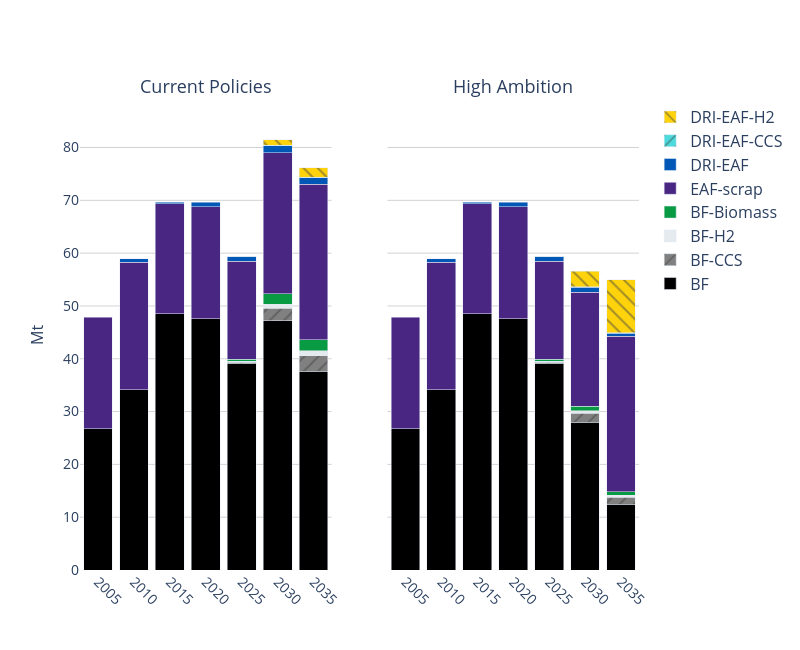

The cell this chart's notebook holds for it:
### Code cell
conn = connect_db()

# ------------------------------
# A) Iron & steel production by technology
# ------------------------------
q_idx = 119
df, _ = run_query(conn, q_idx)
df["tech"] = cat_tech(df["technology"])
df = df.dropna(subset=["tech"])
dfA = (
    df[(df['Units']=='Mt')][["scenario", "Year", "tech", "value"]]
    .rename(columns={"tech": "category"})
    .copy()
)
two_panel_stack(
    dfA.rename(columns={"category": "tech"}), category="tech",
    years=YEARS_2005_2050, out_png="./fig/ironsteel_production.png",
    y_max=89, colors=TECH_COLORS, patterns=TECH_PATTERNS, y_title="Mt"
)

### Figure 1 — Plotly figure (JSON) as saved in the notebook; plotly's stock layout.template omitted (floating-point values rounded to 4 significant figures)
{"data": [{"marker": {"color": "#000000"}, "name": "BF", "showlegend": true, "type": "bar", "x": [2005, 2010, 2015, 2020, 2025, 2030, 2035], "xaxis": "x", "y": [26.77, 34.11, 48.48, 47.57, 39.02, 47.17, 37.66], "yaxis": "y"}, {"marker": {"color": "grey", "pattern": {"shape": "/"}}, "name": "BF-CCS", "showlegend": true, "type": "bar", "x": [2025, 2030, 2035], "xaxis": "x", "y": [0.345, 2.368, 2.917], "yaxis": "y"}, {"marker": {"color": "#E4EAED"}, "name": "BF-H2", "showlegend": true, "type": "bar", "x": [2025, 2030, 2035], "xaxis": "x", "y": [0.1273, 0.8151, 0.9336], "yaxis": "y"}, {"marker": {"color": "#099B43"}, "name": "BF-Biomass", "showlegend": true, "type": "bar", "x": [2025, 2030, 2035], "xaxis": "x", "y": [0.4503, 1.961, 2.122], "yaxis": "y"}, {"marker": {"color": "#492681"}, "name": "EAF-scrap", "showlegend": true, "type": "bar", "x": [2005, 2010, 2015, 2020, 2025, 2030, 2035], "xaxis": "x", "y": [21.05, 24.13, 20.86, 21.25, 18.57, 26.7, 29.42], "yaxis": "y"}, {"marker": {"color": "#0057B5"}, "name": "DRI-EAF", "showlegend": true, "type": "bar", "x": [2010, 2015, 2020, 2025, 2030, 2035], "xaxis": "x", "y": [0.6742, 0.3279, 0.7942, 0.8279, 1.318, 1.203], "yaxis": "y"}, {"marker": {"color": "#4DDADC", "pattern": {"shape": "/"}}, "name": "DRI-EAF-CCS", "showlegend": true, "type": "bar", "x": [2025, 2030, 2035], "xaxis": "x", "y": [0.02961, 0.1282, 0.1451], "yaxis": "y"}, {"marker": {"color": "#FED30B", "pattern": {"shape": "\\"}}, "name": "DRI-EAF-H2", "showlegend": true, "type": "bar", "x": [2025, 2030, 2035], "xaxis": "x", "y": [0.03833, 0.9828, 1.751], "yaxis": "y"}, {"marker": {"color": "#000000"}, "name": "BF", "showlegend": false, "type": "bar", "x": [2005, 2010, 2015, 2020, 2025, 2030, 2035], "xaxis": "x2", "y": [26.77, 34.11, 48.48, 47.57, 39.02, 28.0, 12.47], "yaxis": "y2"}, {"marker": {"color": "grey", "pattern": {"shape": "/"}}, "name": "BF-CCS", "showlegend": false, "type": "bar", "x": [2025, 2030, 2035], "xaxis": "x2", "y": [0.345, 1.669, 1.306], "yaxis": "y2"}, {"marker": {"color": "#E4EAED"}, "name": "BF-H2", "showlegend": false, "type": "bar", "x": [2025, 2030, 2035], "xaxis": "x2", "y": [0.1273, 0.4515, 0.3473], "yaxis": "y2"}, {"marker": {"color": "#099B43"}, "name": "BF-Biomass", "showlegend": false, "type": "bar", "x": [2025, 2030, 2035], "xaxis": "x2", "y": [0.4503, 0.9044, 0.6634], "yaxis": "y2"}, {"marker": {"color": "#492681"}, "name": "EAF-scrap", "showlegend": false, "type": "bar", "x": [2005, 2010, 2015, 2020, 2025, 2030, 2035], "xaxis": "x2", "y": [21.05, 24.13, 20.86, 21.25, 18.57, 21.56, 29.52], "yaxis": "y2"}, {"marker": {"color": "#0057B5"}, "name": "DRI-EAF", "showlegend": false, "type": "bar", "x": [2010, 2015, 2020, 2025, 2030, 2035], "xaxis": "x2", "y": [0.6742, 0.3279, 0.7942, 0.8279, 0.9438, 0.5446], "yaxis": "y2"}, {"marker": {"color": "#4DDADC", "pattern": {"shape": "/"}}, "name": "DRI-EAF-CCS", "showlegend": false, "type": "bar", "x": [2025, 2030, 2035], "xaxis": "x2", "y": [0.02961, 0.1289, 0.1127], "yaxis": "y2"}, {"marker": {"color": "#FED30B", "pattern": {"shape": "\\"}}, "name": "DRI-EAF-H2", "showlegend": false, "type": "bar", "x": [2025, 2030, 2035], "xaxis": "x2", "y": [0.03833, 2.875, 10.04], "yaxis": "y2"}], "layout": {"annotations": [{"font": {"size": 18}, "showarrow": false, "text": "Current Policies", "x": 0.225, "xanchor": "center", "xref": "paper", "y": 1, "yanchor": "bottom", "yref": "paper"}, {"font": {"size": 18}, "showarrow": false, "text": "High Ambition", "x": 0.775, "xanchor": "center", "xref": "paper", "y": 1, "yanchor": "bottom", "yref": "paper"}], "barmode": "stack", "height": 650, "legend": {"font": {"size": 16}, "traceorder": "reversed", "x": 1.02, "y": 1}, "plot_bgcolor": "rgba(0,0,0,0)", "title": {"font": {"size": 24}, "x": 0.5}, "width": 800, "xaxis": {"anchor": "y", "domain": [0, 0.45], "tickangle": 45, "tickfont": {"size": 14}, "ticktext": ["2005", "2010", "2015", "2020", "2025", "2030", "2035", "2040", "2045", "2050"], "tickvals": [2005, 2010, 2015, 2020, 2025, 2030, 2035, 2040, 2045, 2050], "title": {"font": {"size": 16}}}, "xaxis2": {"anchor": "y2", "domain": [0.55, 1], "tickangle": 45, "tickfont": {"size": 14}, "ticktext": ["2005", "2010", "2015", "2020", "2025", "2030", "2035", "2040", "2045", "2050"], "tickvals": [2005, 2010, 2015, 2020, 2025, 2030, 2035, 2040, 2045, 2050], "title": {"font": {"size": 16}}}, "yaxis": {"anchor": "x", "domain": [0, 1], "gridcolor": "lightgray", "range": [0, 89], "showgrid": true, "tickfont": {"size": 14}, "title": {"font": {"size": 16}, "text": "Mt"}}, "yaxis2": {"anchor": "x2", "domain": [0, 1], "gridcolor": "lightgray", "matches": "y", "range": [0, 89], "showgrid": true, "showticklabels": false, "tickfont": {"size": 14}}}}
